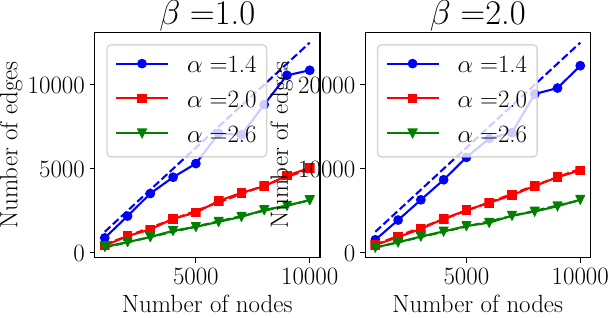

Reproduce this figure in Python.
from utils.plots import *
from model.transformed_ig import TransformedIG
from model.bnrg import BNRG
from matplotlib import rc

ns = np.arange(1000, 10001, 1000)
alphas = [1.4, 2.0, 2.6]
betas = [1.0, 2.0]
emp_specs = ['bo-', 'rs-', 'gv-']
thr_specs = ['b--', 'r--', 'g--']
rc('font', family='Dejavu Sans')
rc('text', usetex=True)

fig, axarr = plt.subplots(1, 2)
for i, beta in enumerate(betas):
    axarr[i].set_title(r'$\beta=$%.1f' % beta, fontsize=25)
    for j, alpha in enumerate(alphas):
        print 'processing alpha %f, beta %f...' % (alpha, beta)
        E = []
        EE = []
        for n in ns:
            _, w = TransformedIG.sample_(alpha, beta, n)
            graph = BNRG.sample_graph(w)
            E.append(graph['n_edges'])
            EE.append(0.5*n*beta/(alpha-1))
        label = r'$\alpha=$%.1f' % alpha
        axarr[i].plot(ns, E, emp_specs[j], label=label)
        axarr[i].plot(ns, EE, thr_specs[j])
        axarr[i].set_xlabel(r'Number of nodes', fontsize=18)
        axarr[i].xaxis.set_tick_params(labelsize=18)
        axarr[i].set_ylabel(r'Number of edges', fontsize=18)
        axarr[i].yaxis.set_tick_params(labelsize=18)
    x0, x1 = axarr[i].get_xlim()
    y0, y1 = axarr[i].get_ylim()
    axarr[i].set_aspect((x1-x0)/(y1-y0))
    axarr[i].legend(fontsize=18)
plt.show()
fig.savefig('figures/ignrg_sparsity.pdf', dpi=500, bbox_inches='tight', pad_inches=0)
